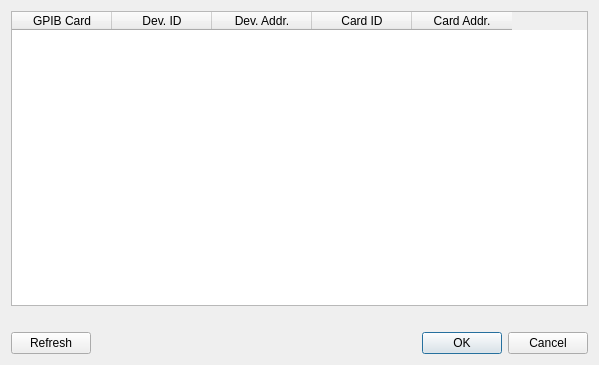
<?xml version="1.0" encoding="UTF-8"?>
<ui version="4.0">
 <class>GPIBDetectDialog</class>
 <widget class="QDialog" name="GPIBDetectDialog">
  <property name="geometry">
   <rect>
    <x>0</x>
    <y>0</y>
    <width>599</width>
    <height>365</height>
   </rect>
  </property>
  <property name="windowTitle">
   <string>Dialog</string>
  </property>
  <layout class="QGridLayout" name="gridLayout">
   <item row="2" column="1">
    <widget class="QDialogButtonBox" name="buttonBox">
     <property name="orientation">
      <enum>Qt::Horizontal</enum>
     </property>
     <property name="standardButtons">
      <set>QDialogButtonBox::Cancel|QDialogButtonBox::Ok</set>
     </property>
    </widget>
   </item>
   <item row="0" column="0" colspan="2">
    <widget class="QTableWidget" name="devicesTableWidget">
     <property name="editTriggers">
      <set>QAbstractItemView::NoEditTriggers</set>
     </property>
     <property name="selectionMode">
      <enum>QAbstractItemView::SingleSelection</enum>
     </property>
     <property name="selectionBehavior">
      <enum>QAbstractItemView::SelectRows</enum>
     </property>
     <attribute name="verticalHeaderVisible">
      <bool>false</bool>
     </attribute>
     <column>
      <property name="text">
       <string>GPIB Card</string>
      </property>
     </column>
     <column>
      <property name="text">
       <string>Dev. ID</string>
      </property>
     </column>
     <column>
      <property name="text">
       <string>Dev. Addr.</string>
      </property>
     </column>
     <column>
      <property name="text">
       <string>Card ID</string>
      </property>
     </column>
     <column>
      <property name="text">
       <string>Card Addr.</string>
      </property>
     </column>
    </widget>
   </item>
   <item row="1" column="1">
    <widget class="QLabel" name="msgLabel"/>
   </item>
   <item row="2" column="0">
    <widget class="QPushButton" name="pushButton">
     <property name="text">
      <string>Refresh</string>
     </property>
    </widget>
   </item>
  </layout>
 </widget>
 <resources/>
 <connections>
  <connection>
   <sender>buttonBox</sender>
   <signal>accepted()</signal>
   <receiver>GPIBDetectDialog</receiver>
   <slot>accept()</slot>
   <hints>
    <hint type="sourcelabel">
     <x>248</x>
     <y>254</y>
    </hint>
    <hint type="destinationlabel">
     <x>157</x>
     <y>274</y>
    </hint>
   </hints>
  </connection>
  <connection>
   <sender>buttonBox</sender>
   <signal>rejected()</signal>
   <receiver>GPIBDetectDialog</receiver>
   <slot>reject()</slot>
   <hints>
    <hint type="sourcelabel">
     <x>316</x>
     <y>260</y>
    </hint>
    <hint type="destinationlabel">
     <x>286</x>
     <y>274</y>
    </hint>
   </hints>
  </connection>
 </connections>
</ui>
